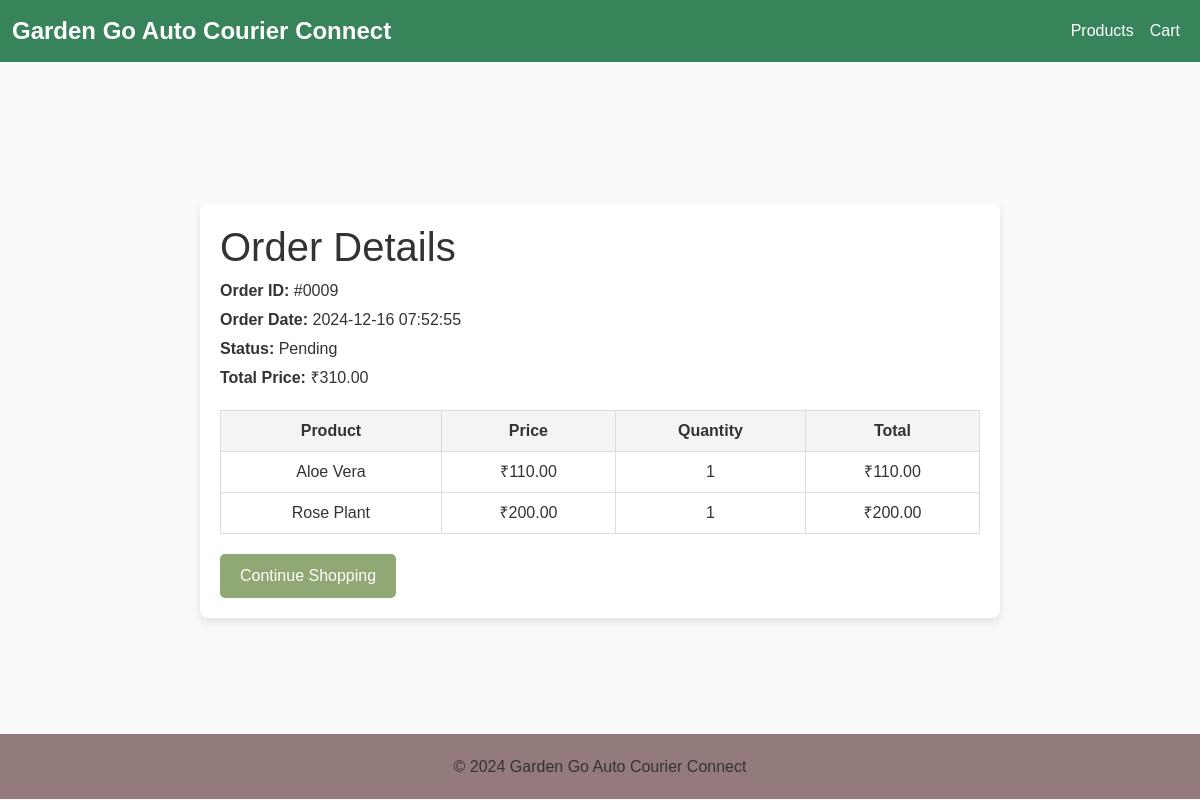
The page /order/9 (signed in) on the database its author committed.
### models.py (models this page shows)
class Order(db.Model):
    __tablename__ = 'order'
    order_id = db.Column(db.Integer, primary_key=True)
    user_id = db.Column(db.Integer, db.ForeignKey('users.user_id'))
    assigned_to = db.Column(db.Integer, db.ForeignKey('users.user_id'))  # New attribute
    status = db.Column(db.String, nullable=False)
    address = db.Column(db.String(300))
    estimated_delivery = db.Column(db.DateTime)
    actual_delivery = db.Column(db.DateTime)
    updated_at = db.Column(db.DateTime, default=datetime.utcnow)
    total_price = db.Column(db.Float, nullable=False)
    shipping_cost = db.Column(db.Float, nullable=False)
    pincode = db.Column(db.String)
    created_at = db.Column(db.DateTime, default=datetime.utcnow)
    user = db.relationship('User', foreign_keys=[user_id], back_populates='orders')  # Updated
    assigned_user = db.relationship('User', foreign_keys=[assigned_to], back_populates='assigned_orders')  # New relationship
    order_items = db.relationship('OrderItem', back_populates='order')
    audit_logs = db.relationship('Audit', back_populates='order')

class OrderItem(db.Model):
    __tablename__ = 'order_item'
    order_item_id = db.Column(db.Integer, primary_key=True)
    order_id = db.Column(db.Integer, db.ForeignKey('order.order_id'))
    product_id = db.Column(db.Integer, db.ForeignKey('product.product_id'))
    quantity = db.Column(db.Integer, nullable=False)
    order = db.relationship('Order', back_populates='order_items')
    product = db.relationship('Product', back_populates='order_items')

class Product(db.Model):
    __tablename__ = 'product'
    product_id = db.Column(db.Integer, primary_key=True)
    name = db.Column(db.String(80), nullable=False)
    cost_price = db.Column(db.Float, nullable=False)
    selling_price = db.Column(db.Float, nullable=False)
    description = db.Column(db.String)
    stock_quantity = db.Column(db.Integer, nullable=False)
    image_url = db.Column(db.String)
    product_weight = db.Column(db.Float, nullable=False)  # New attribute
    category_id = db.Column(db.Integer, db.ForeignKey('category.category_id'))
    category = db.relationship('Category', back_populates='products')
    cart_items = db.relationship('CartItem', back_populates='product')
    order_items = db.relationship('OrderItem', back_populates='product')

### app.py (the view)
@app.route('/order/<int:order_id>')
@login_required
def order_summary(order_id):
    order = Order.query.get_or_404(order_id)
    if order.user_id != current_user.user_id:
        flash('Unauthorized access to this order.', 'danger')
        return redirect(url_for('products'))
    return render_template('order_summary.html', order=order)

### app.py (called while the page is built)
@login_manager.user_loader
def load_user(user_id):
    return User.query.get(int(user_id))

@app.before_request
def update_last_login():
    if current_user.is_authenticated:
        current_user.last_login = datetime.utcnow()
        db.session.commit()

### templates/order_summary.html
{% extends "layout.html" %}
{% block css %}
<link rel="stylesheet" href="{{ url_for('static', filename='css/order_summary.css') }}">
{% endblock %}
{% block content %}
<div class="wrapper-order-container">
<div class="order-container">
    <h1>Order Details</h1>
    <div class="order-details">
        <p><strong>Order ID:</strong> #000{{ order.order_id }}</p>
        <p><strong>Order Date:</strong> {{ order.created_at.strftime('%Y-%m-%d %H:%M:%S') }}</p>
        <p><strong>Status:</strong> {{ order.status }}</p>
        <p><strong>Total Price:</strong> ₹{{ "%.2f" | format(order.total_price) }}</p>
    </div>
    <table class="order-items">
        <thead>
            <tr>
                <th>Product</th>
                <th>Price</th>
                <th>Quantity</th>
                <th>Total</th>
            </tr>
        </thead>
        <tbody>
            {% for item in order.order_items %}
            <tr>
                <td>{{ item.product.name }}</td>
                <td>₹{{ "%.2f" | format(item.product.selling_price) }}</td>
                <td>{{ item.quantity }}</td>
                <td>₹{{ "%.2f" | format(item.quantity * item.product.selling_price) }}</td>
            </tr>
            {% endfor %}
        </tbody>
    </table>
    <a href="{{ url_for('show_products') }}" class="btn">Continue Shopping</a>
</div>
</div>
{% endblock %}

### static/css/styles.css (style rules this page uses)
* { box-sizing: border-box; margin: 0; padding: 0; }
body { font-family: Arial, sans-serif; background: #f9f9f9; color: #333; }
a { display: block; text-decoration: none; color: inherit; }

### static/css/order_summary.css (style rules this page uses)
.wrapper-order-container { display: flex; justify-content: center; align-items: center; height: calc(100vh - 152px); }
.order-container { width: 100%; max-width: 800px; margin: 20px auto; padding: 20px; background: #fff; border-radius: 8px; box-shadow: 0 4px 8px rgba(0, 0, 0, 0.1); }
.order-details { margin-bottom: 20px; }
.order-details p { font-size: 16px; margin: 5px 0; }
.order-items { width: 100%; border-collapse: collapse; margin-top: 20px; }
.order-items th, .order-items td { border: 1px solid #ddd; padding: 8px; text-align: center; }
.order-items th { background-color: #f4f4f4; font-weight: bold; }
.btn { margin-top: 20px; padding: 10px 20px; background-color: #90a874; color: white; border: none; border-radius: 5px; cursor: pointer; }

### rows shown on the page
Order: order_id "9", created_at "2024-12-16 07:52:55", status "Pending", total_price "310.00"
OrderItem: product.name "Aloe Vera", quantity "1", item.quantity*item.product.selling_price "110.00"
Product: product.selling_price "110.00"
OrderItem: product.name "Rose Plant", quantity "1", item.quantity*item.product.selling_price "200.00"
Product: product.selling_price "200.00"
